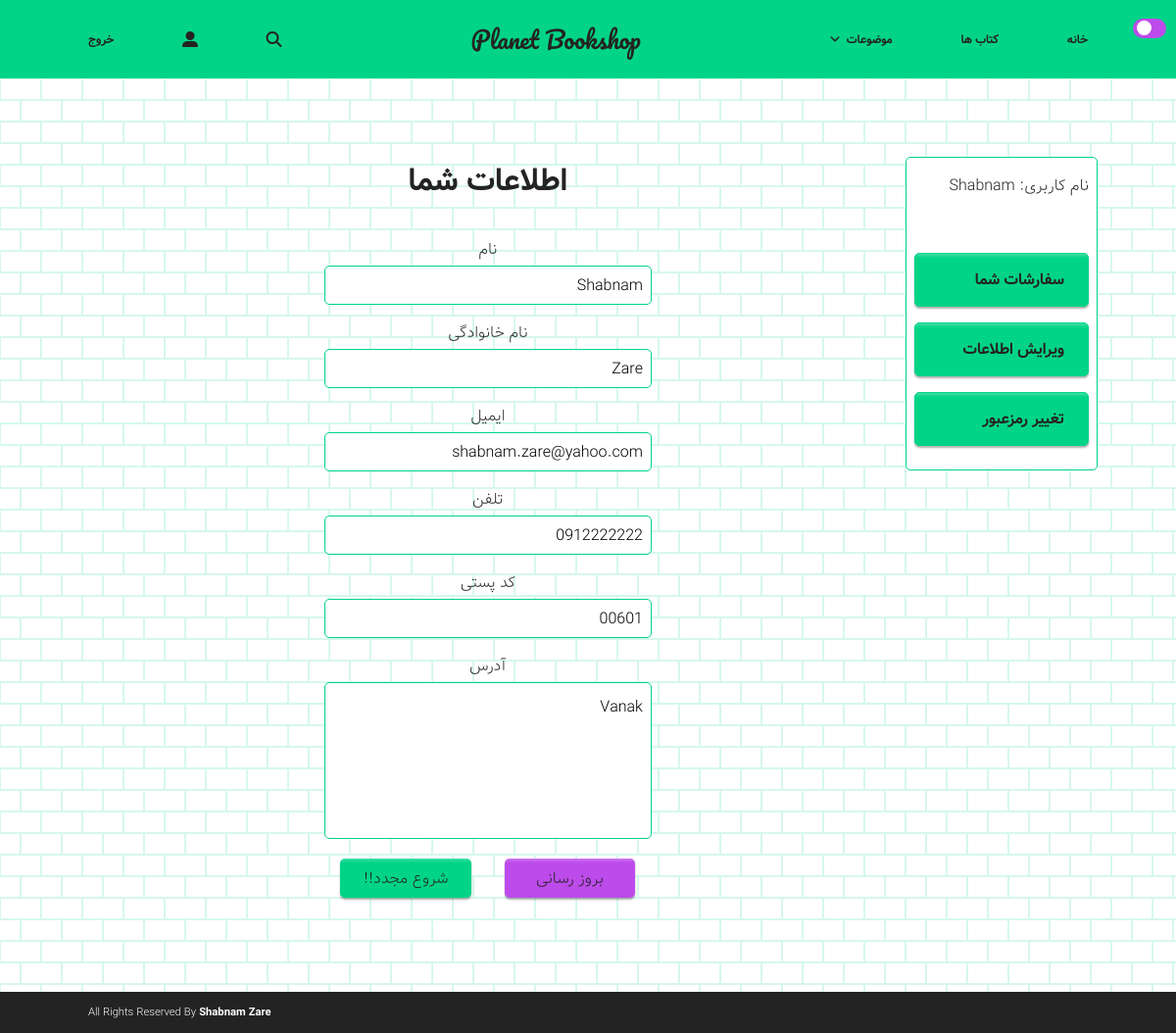
The app's page /EditProfile.php (signed in) with its own data.
### tables this page shows
CREATE TABLE `user` (
  `UserID` int(9) NOT NULL,
  `Firstname` varchar(50) NOT NULL,
  `Lastname` varchar(50) NOT NULL,
  `Email` varchar(50) NOT NULL,
  `Password` varchar(40) NOT NULL,
  `PostalCode` varchar(10) NOT NULL,
  `Phonenumber` varchar(11) NOT NULL,
  `Address` text NOT NULL
);

### EditProfile.php (the view, shortened to what this page needs)
<?php include "theme/header.php"; ?>
<?php
require_once "includes/Database_Configuration.php";
$conn = new mysqli($servername, $username, $password, $dbname);
$UserID = $_SESSION['UserID'];
$sql = "SELECT Firstname,Lastname,Email,Password,Phonenumber,PostalCode, Address FROM User WHERE Userid='$UserID'";
$row = $conn->query($sql)->fetch_row();
?>
<main>
  	<div class="sidebar__container">
			<?php include "theme/sidebar.php"; ?>
	</div>
		<div class="form__container">
			<h1 class="section-title">اطلاعات شما</h1>
			<form action="EditProfileAction.php" method="POST">
				<label data-aos="fade-left" for="firstname">نام</label>
				<input data-aos="fade-left" type="text" name="Firstname" value="<?php echo $row[0] ?>">
				<label data-aos="fade-left" for="lastname">نام خانوادگی</label>
				<input data-aos="fade-left" type="text" name="Lastname" value="<?php echo $row[1] ?>">
				<label data-aos="fade-left" for="email">ایمیل</label>
				<input data-aos="fade-left" type="email" name="Email" value="<?php echo $row[2] ?>">
				<label data-aos="fade-left" for="phonenumber">تلفن</label>
				<input data-aos="fade-left" type="text" name="Phonenumber" value="<?php echo $row[4] ?>">
				<label data-aos="fade-left" for="postalcode">کد پستی</label>
				<input data-aos="fade-left" type="text" name="PostalCode" value="<?php echo $row[5] ?>">
				<label data-aos="fade-left" for="address">آدرس</label>
				<textarea data-aos="fade-left" name="Address"><?php echo $row[6] ?></textarea>
				<div>
					<input data-aos="fade-left" type="submit" value="بروز رسانی" class="primary-button--cta">
					<input data-aos="fade-left" type="reset" value="شروع مجدد!!" class="primary-button">
				</div>
			</form>
		</div>
</main>
<?php include "theme/footer.php"; ?>

### theme/css/shared.css (style rules this page uses)
:root { --primary-color: #01d486; --secondary-color: #bd4beb; --ternary-color: #f5af53; --on-primary: #ffffff; --on-background: #242323; --background: rgb(255, 255, 255); --footer: #242323; --box-shadow: 0 5px 20px 1px #242323; }
.section-title { font-family: "Vazir"; font-weight: bold; font-size: 2rem; }
.button-style, .primary-link, html body footer .footer__items__container .footer__item .footer__contact__link, .primary-button, html body main .sidebar__container .sidebar .sidebar__items .sidebar__item .sidebar__link, .primary-button--cta, html body .homepage__herobox__container .herobox__navbar__container .herobox__navbar__items .herobox__navbar__item .herobox__navbar__link--cta, html body .navbar__container div .navbar .navbar__items .navbar__item .navbar__link--cta { font-family: "Vazir"; font-size: 1rem; font-weight: bold; }
.paragraph-style, html body main .form__container form input, html body main .form__container form textarea, html body main .form__container form label, html body main .form__container .success, html body main .form__container .error, html body main .sidebar__container .sidebar .username, html body .navbar__container div .navbar .navbar__items .navbar__item .searchbar__container .searchbar input[type="text"], .message, .success, html body main .form__container .message-success, .error, html body main .form__container .message-fail { font-family: "Vazir"; font-weight: normal; font-size: 1rem; }
.section-title { font-family: "Vazir"; font-weight: bold; font-size: 2rem; color: var(--on-background); }
.primary-button--cta, html body .homepage__herobox__container .herobox__navbar__container .herobox__navbar__items .herobox__navbar__item .herobox__navbar__link--cta, html body .navbar__container div .navbar .navbar__items .navbar__item .navbar__link--cta { text-decoration: none; outline: none; padding: 0.5rem 1.5rem; border-radius: 5px; background-color: var(--secondary-color) !important; color: var(--on-background); transition: background-color 0.3s ease-out 0s; box-shadow: inset 0 20px 4px -19px rgba(255, 255, 255, 0.4), 0 2px 2px 0 rgba(0, 0, 0, 0.3); }
.primary-button, html body main .sidebar__container .sidebar .sidebar__items .sidebar__item .sidebar__link { text-decoration: none; outline: none; padding: 0.5rem 1.5rem; border-radius: 5px; background-color: var(--primary-color); border: 1px solid var(--primary-color); color: var(--on-background); transition: color 0.3s ease-out 0s, border 0.3s ease-out 0s, background-color 0.3s ease-out 0s; box-shadow: inset 0 20px 4px -19px rgba(255, 255, 255, 0.4), 0 2px 2px 0 rgba(0, 0, 0, 0.3); }
* { margin: 0; padding: 0; box-sizing: border-box; }
html { direction: rtl; }
html body { display: flex; flex-direction: column; align-items: center; min-height: 100vh; }
html body main { background-color: var(--on-primary); background-image: var(--background-image); width: 100%; height: 100%; flex: 1 1 auto; display: flex; padding: 5rem 5rem; align-items: flex-start; justify-content: center; }
html body main .sidebar__container { width: 20vw; display: flex; align-items: center; background-color: var(--on-primary); border: 1px solid var(--primary-color); border-radius: 5px; padding: 1rem 0.5rem; margin-left: 0.5rem; height: 20rem; }
html body main .form__container { display: flex; flex: 1 1 auto; flex-direction: column; align-items: center; justify-content: center; width: 100%; height: 100%; }
html body main .form__container form { width: 40%; display: flex; flex-direction: column; justify-content: center; align-items: center; flex: 1; padding-top: 2rem; color: var(--on-background); }
html body main .form__container form input, html body main .form__container form textarea { height: 2.5rem; width: 100%; padding: 0.75rem 0.5rem; margin-bottom: 1rem; margin-top: 0.25rem; border: 1px solid var(--primary-color); border-radius: 5px; }
html body main .form__container form textarea { height: 10rem; resize: none; }
html body main .form__container form div { display: flex; width: 100%; align-items: flex-start; justify-content: space-around; position: relative; }
html body main .form__container form div input { width: 40%; padding: 0 1rem; cursor: pointer; border: none; }

### records on screen
user: Firstname "Shabnam", Lastname "Zare", Email "shabnam.zare@yahoo.com", Phonenumber "0912222222", PostalCode "00601", Address "Vanak"

### other values on screen
$UserName "Shabnam"
